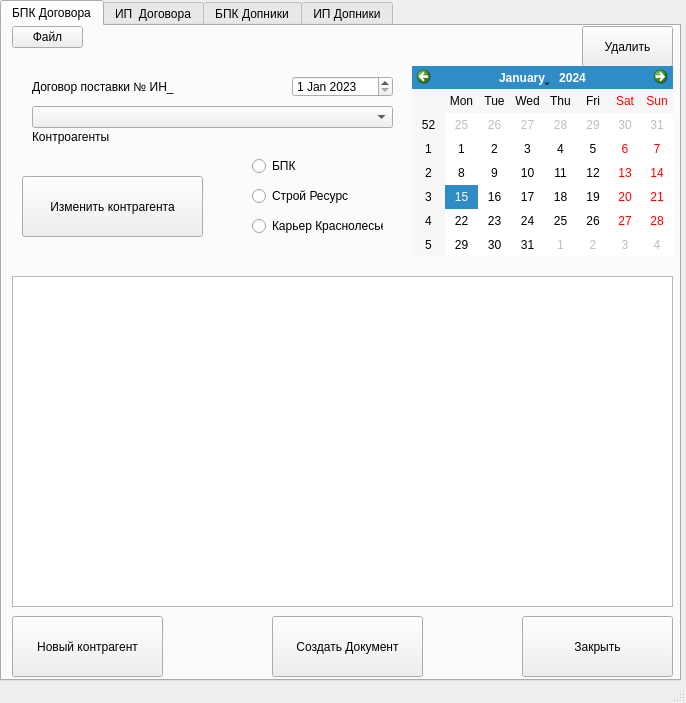
<?xml version="1.0" encoding="UTF-8"?>
<ui version="4.0">
 <class>MainWindow</class>
 <widget class="QMainWindow" name="MainWindow">
  <property name="geometry">
   <rect>
    <x>0</x>
    <y>0</y>
    <width>686</width>
    <height>703</height>
   </rect>
  </property>
  <property name="windowTitle">
   <string>MainWindow</string>
  </property>
  <widget class="QWidget" name="centralwidget">
   <widget class="QTabWidget" name="tabWidget">
    <property name="geometry">
     <rect>
      <x>0</x>
      <y>0</y>
      <width>681</width>
      <height>681</height>
     </rect>
    </property>
    <property name="currentIndex">
     <number>0</number>
    </property>
    <widget class="QWidget" name="tab">
     <attribute name="title">
      <string>БПК Договора</string>
     </attribute>
     <widget class="QCalendarWidget" name="calendarWidget">
      <property name="geometry">
       <rect>
        <x>410</x>
        <y>40</y>
        <width>261</width>
        <height>191</height>
       </rect>
      </property>
     </widget>
     <widget class="QLabel" name="label">
      <property name="geometry">
       <rect>
        <x>200</x>
        <y>50</y>
        <width>81</width>
        <height>21</height>
       </rect>
      </property>
      <property name="mouseTracking">
       <bool>false</bool>
      </property>
      <property name="focusPolicy">
       <enum>Qt::NoFocus</enum>
      </property>
      <property name="contextMenuPolicy">
       <enum>Qt::PreventContextMenu</enum>
      </property>
      <property name="acceptDrops">
       <bool>false</bool>
      </property>
      <property name="frameShape">
       <enum>QFrame::NoFrame</enum>
      </property>
      <property name="frameShadow">
       <enum>QFrame::Plain</enum>
      </property>
      <property name="text">
       <string/>
      </property>
      <property name="scaledContents">
       <bool>false</bool>
      </property>
      <property name="openExternalLinks">
       <bool>false</bool>
      </property>
     </widget>
     <widget class="QPushButton" name="btnSave">
      <property name="geometry">
       <rect>
        <x>270</x>
        <y>590</y>
        <width>151</width>
        <height>61</height>
       </rect>
      </property>
      <property name="text">
       <string>Создать Документ</string>
      </property>
     </widget>
     <widget class="QDateEdit" name="dateEdit">
      <property name="geometry">
       <rect>
        <x>290</x>
        <y>50</y>
        <width>101</width>
        <height>21</height>
       </rect>
      </property>
      <property name="dateTime">
       <datetime>
        <hour>0</hour>
        <minute>0</minute>
        <second>0</second>
        <year>2023</year>
        <month>1</month>
        <day>1</day>
       </datetime>
      </property>
     </widget>
     <widget class="QLabel" name="label_2">
      <property name="geometry">
       <rect>
        <x>30</x>
        <y>50</y>
        <width>171</width>
        <height>21</height>
       </rect>
      </property>
      <property name="mouseTracking">
       <bool>false</bool>
      </property>
      <property name="focusPolicy">
       <enum>Qt::NoFocus</enum>
      </property>
      <property name="contextMenuPolicy">
       <enum>Qt::PreventContextMenu</enum>
      </property>
      <property name="acceptDrops">
       <bool>false</bool>
      </property>
      <property name="frameShape">
       <enum>QFrame::NoFrame</enum>
      </property>
      <property name="frameShadow">
       <enum>QFrame::Plain</enum>
      </property>
      <property name="text">
       <string>Договор поставки № ИН_ </string>
      </property>
      <property name="scaledContents">
       <bool>false</bool>
      </property>
      <property name="openExternalLinks">
       <bool>false</bool>
      </property>
     </widget>
     <widget class="QPushButton" name="btnAddCont">
      <property name="geometry">
       <rect>
        <x>10</x>
        <y>590</y>
        <width>151</width>
        <height>61</height>
       </rect>
      </property>
      <property name="text">
       <string>Новый контрагент</string>
      </property>
     </widget>
     <widget class="QLabel" name="label_3">
      <property name="geometry">
       <rect>
        <x>30</x>
        <y>100</y>
        <width>91</width>
        <height>21</height>
       </rect>
      </property>
      <property name="mouseTracking">
       <bool>false</bool>
      </property>
      <property name="focusPolicy">
       <enum>Qt::NoFocus</enum>
      </property>
      <property name="contextMenuPolicy">
       <enum>Qt::PreventContextMenu</enum>
      </property>
      <property name="acceptDrops">
       <bool>false</bool>
      </property>
      <property name="frameShape">
       <enum>QFrame::NoFrame</enum>
      </property>
      <property name="frameShadow">
       <enum>QFrame::Plain</enum>
      </property>
      <property name="text">
       <string>Контроагенты</string>
      </property>
      <property name="scaledContents">
       <bool>false</bool>
      </property>
      <property name="openExternalLinks">
       <bool>false</bool>
      </property>
     </widget>
     <widget class="QComboBox" name="comboBox">
      <property name="geometry">
       <rect>
        <x>30</x>
        <y>80</y>
        <width>361</width>
        <height>22</height>
       </rect>
      </property>
     </widget>
     <widget class="QPushButton" name="btnEditCont">
      <property name="geometry">
       <rect>
        <x>20</x>
        <y>150</y>
        <width>181</width>
        <height>61</height>
       </rect>
      </property>
      <property name="text">
       <string>Изменить контрагента</string>
      </property>
     </widget>
     <widget class="QPushButton" name="btnDeletOsnova">
      <property name="geometry">
       <rect>
        <x>580</x>
        <y>0</y>
        <width>91</width>
        <height>41</height>
       </rect>
      </property>
      <property name="font">
       <font>
        <weight>50</weight>
        <italic>false</italic>
        <bold>false</bold>
        <underline>false</underline>
        <strikeout>false</strikeout>
       </font>
      </property>
      <property name="mouseTracking">
       <bool>false</bool>
      </property>
      <property name="tabletTracking">
       <bool>false</bool>
      </property>
      <property name="styleSheet">
       <string notr="true"/>
      </property>
      <property name="text">
       <string>Удалить</string>
      </property>
     </widget>
     <widget class="QListWidget" name="listWidget_o">
      <property name="geometry">
       <rect>
        <x>10</x>
        <y>250</y>
        <width>661</width>
        <height>331</height>
       </rect>
      </property>
     </widget>
     <widget class="QPushButton" name="btnClose">
      <property name="geometry">
       <rect>
        <x>520</x>
        <y>590</y>
        <width>151</width>
        <height>61</height>
       </rect>
      </property>
      <property name="text">
       <string>Закрыть</string>
      </property>
     </widget>
     <widget class="QToolButton" name="toolButton">
      <property name="geometry">
       <rect>
        <x>10</x>
        <y>0</y>
        <width>71</width>
        <height>22</height>
       </rect>
      </property>
      <property name="text">
       <string>Файл</string>
      </property>
     </widget>
     <widget class="QRadioButton" name="radioButton">
      <property name="geometry">
       <rect>
        <x>250</x>
        <y>130</y>
        <width>100</width>
        <height>20</height>
       </rect>
      </property>
      <property name="text">
       <string>БПК</string>
      </property>
     </widget>
     <widget class="QRadioButton" name="radioButton_2">
      <property name="geometry">
       <rect>
        <x>250</x>
        <y>160</y>
        <width>111</width>
        <height>20</height>
       </rect>
      </property>
      <property name="text">
       <string>Строй Ресурс</string>
      </property>
     </widget>
     <widget class="QRadioButton" name="radioButton_3">
      <property name="geometry">
       <rect>
        <x>250</x>
        <y>190</y>
        <width>131</width>
        <height>20</height>
       </rect>
      </property>
      <property name="text">
       <string>Карьер Краснолесье</string>
      </property>
     </widget>
     <zorder>btnDeletOsnova</zorder>
     <zorder>calendarWidget</zorder>
     <zorder>label</zorder>
     <zorder>btnSave</zorder>
     <zorder>dateEdit</zorder>
     <zorder>label_2</zorder>
     <zorder>btnAddCont</zorder>
     <zorder>label_3</zorder>
     <zorder>comboBox</zorder>
     <zorder>btnEditCont</zorder>
     <zorder>listWidget_o</zorder>
     <zorder>btnClose</zorder>
     <zorder>toolButton</zorder>
     <zorder>radioButton</zorder>
     <zorder>radioButton_2</zorder>
     <zorder>radioButton_3</zorder>
    </widget>
    <widget class="QWidget" name="tab_2">
     <attribute name="title">
      <string>ИП  Договора</string>
     </attribute>
    </widget>
    <widget class="QWidget" name="tab_3">
     <attribute name="title">
      <string>БПК Допники</string>
     </attribute>
    </widget>
    <widget class="QWidget" name="tab_4">
     <attribute name="title">
      <string>ИП Допники</string>
     </attribute>
    </widget>
   </widget>
  </widget>
  <widget class="QStatusBar" name="statusbar"/>
 </widget>
 <resources/>
 <connections/>
</ui>
